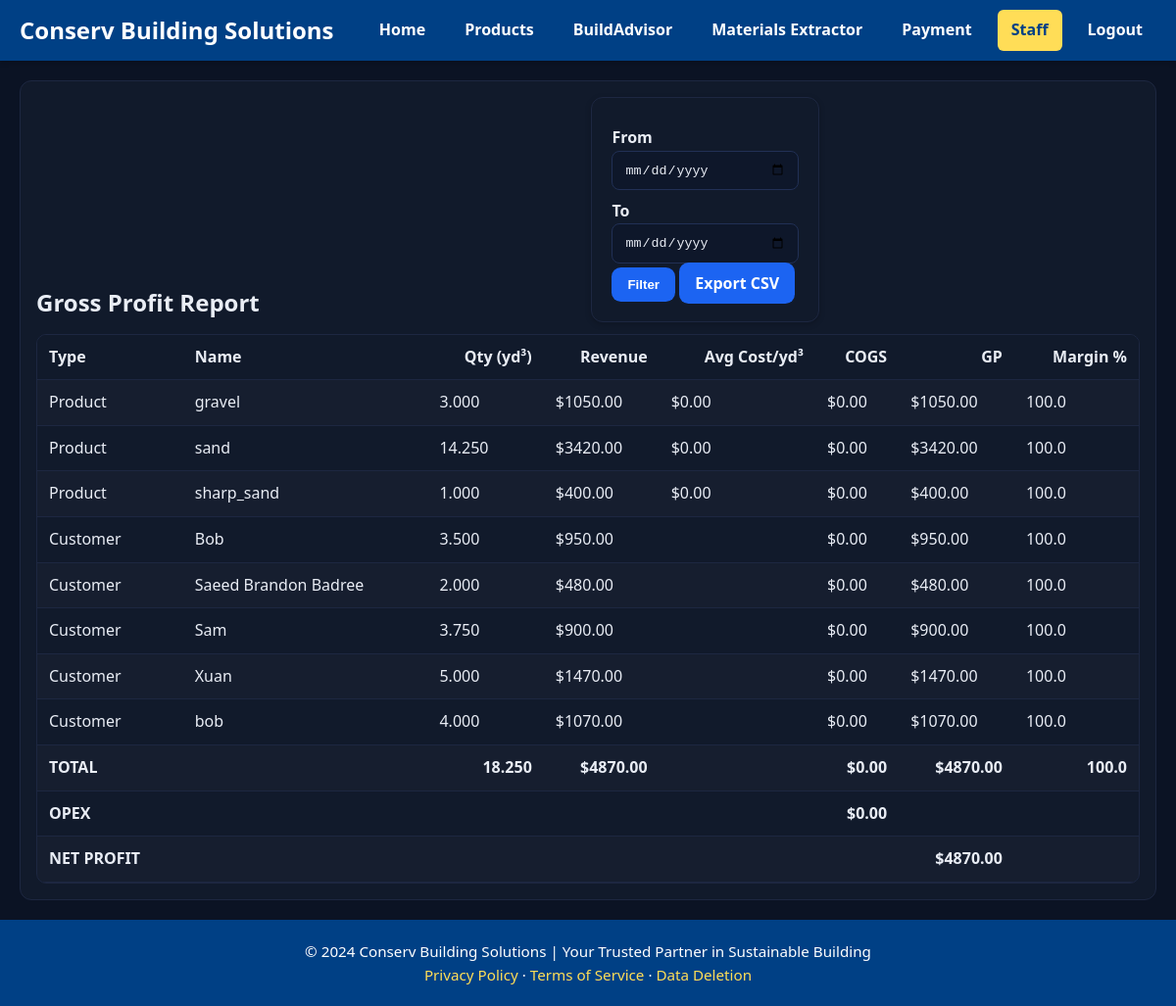
Screenshot of /staff/reports/gp (signed in) with the database file from the repository.
### app.py (models this page shows)
class SalesReceiptLine(db.Model):
    id          = db.Column(db.Integer, primary_key=True)
    receipt_id  = db.Column(db.Integer, db.ForeignKey("sales_receipt.id"), nullable=False)
    item_name   = db.Column(db.String(200), nullable=False)
    material_key= db.Column(db.String(100), nullable=True)
    unit        = db.Column(db.String(20), nullable=False, default="yd3")
    quantity    = db.Column(db.Float, nullable=False)
    unit_price  = db.Column(db.Float, nullable=False)
    line_total  = db.Column(db.Float, nullable=False)

class SalesReceipt(db.Model):
    id            = db.Column(db.Integer, primary_key=True)
    receipt_no    = db.Column(db.String(50), nullable=True)
    customer_name = db.Column(db.String(200), nullable=True)
    customer_phone = db.Column(db.String(50), nullable=True)
    customer_address = db.Column(db.String(400), nullable=True)
    customer_lat  = db.Column(db.Float, nullable=True)
    customer_lng  = db.Column(db.Float, nullable=True)
    created_by    = db.Column(db.Integer, db.ForeignKey("user.id"), nullable=True)
    created_at    = db.Column(db.DateTime, default=datetime.utcnow)
    subtotal      = db.Column(db.Float, nullable=True)
    tax           = db.Column(db.Float, nullable=True)
    total         = db.Column(db.Float, nullable=True)
    notes         = db.Column(db.String(300), nullable=True)
    lines         = db.relationship("SalesReceiptLine", backref="receipt", lazy=True)

### app.py (the view, shortened to what this page needs)
@app.get("/staff/reports/gp")
@staff_required
def staff_reports_gp():
    from_date = (request.args.get("from") or "").strip() or None
    to_date = (request.args.get("to") or "").strip() or None
    fmt = (request.args.get("format") or "").strip().lower()
    q = db.session.query(SalesReceipt, SalesReceiptLine).join(SalesReceiptLine, SalesReceiptLine.receipt_id == SalesReceipt.id)
    if from_date:
        q = q.filter(SalesReceipt.created_at >= datetime.strptime(from_date, "%Y-%m-%d"))
    if to_date:
        q = q.filter(SalesReceipt.created_at < datetime.strptime(to_date, "%Y-%m-%d") + timedelta(days=1))
    rows = q.all()
    sales = {}
    for r, li in rows:
        product = normalize_material_name(li.material_key or li.item_name)
        if product == "other":
            continue
        qty_raw = float(li.quantity or 0.0)
        unit = (li.unit or 'yd3').lower()
        if product not in sales:
            sales[product] = {"qty_yd3_total": 0.0, "qty_yd3_bag": 0.0, "revenue": 0.0}
        if unit in ('bag','bags'):
            bag_yd3 = to_yd3(qty_raw, unit, product)
            yd3_total = bag_yd3
            sales[product]["qty_yd3_bag"] += bag_yd3
        else:
            bag_yd3 = 0.0
            yd3_total = to_yd3(qty_raw, unit, product)
            if unit == 'yd3':
                yd3_total = qty_raw
        price = float(li.unit_price or 0.0)
        revenue = float(li.line_total or (qty_raw * price))
        sales[product]["qty_yd3_total"] += yd3_total
        sales[product]["revenue"] += revenue
    avg_cost = _compute_weighted_avg_cost(from_date, to_date)
    data = []
    grand_qty = 0.0
    grand_revenue = 0.0
    grand_cogs = 0.0
    for product in sorted(sales.keys()):
        qty = sales[product]["qty_yd3_total"]
        revenue = sales[product]["revenue"]
        cost_per_yd3 = float(avg_cost.get(product, 0.0))
        packaging_cost_per_yd3 = BAG_COST_PER_BAG * BAGS_PER_YD3 if product in ("sand","gravel","sharp_sand") else 0.0
        bag_qty_yd3 = sales[product].get("qty_yd3_bag", 0.0)
        cogs = (cost_per_yd3 * qty) + (packaging_cost_per_yd3 * bag_qty_yd3)
        gp = revenue - cogs
        margin = (gp / revenue * 100.0) if revenue > 0 else 0.0
        data.append({
            "product": product,
            "qty_yd3": qty,
            "revenue": revenue,
            "avg_cost_yd3": cost_per_yd3,
            "cogs": cogs,
            "gp": gp,
            "margin": margin,
        })
        grand_qty += qty
        grand_revenue += revenue
        grand_cogs += cogs
    grand = {
        "qty_yd3": grand_qty,
        "revenue": grand_revenue,
        "cogs": grand_cogs,
        "gp": (grand_revenue - grand_cogs),
        "margin": (((grand_revenue - grand_cogs) / grand_revenue) * 100.0) if grand_revenue > 0 else 0.0,
    }
    by_customer_map = {}
    for r, li in rows:
        product = normalize_material_name(li.material_key or li.item_name)
        if product == "other":
            continue
        qty_raw = float(li.quantity or 0.0)
        unit = (li.unit or 'yd3').lower()
        if unit in ('bag','bags'):
            bag_qty_yd3 = to_yd3(qty_raw, unit, product)
            yd3_total = bag_qty_yd3
        else:
            bag_qty_yd3 = 0.0
            yd3_total = to_yd3(qty_raw, unit, product)
            if unit == 'yd3':
                yd3_total = qty_raw
        revenue = float(li.line_total or (qty_raw * float(li.unit_price or 0.0)))
        cost_per_yd3 = float(avg_cost.get(product, 0.0))
        packaging_cost_per_yd3 = BAG_COST_PER_BAG * BAGS_PER_YD3 if product in ("sand","gravel","sharp_sand") else 0.0
        cogs = (cost_per_yd3 * yd3_total) + (packaging_cost_per_yd3 * bag_qty_yd3)
        customer = (r.customer_name or "Unknown").strip() or "Unknown"
        if customer not in by_customer_map:
            by_customer_map[customer] = {"customer": customer, "qty_yd3": 0.0, "revenue": 0.0, "cogs": 0.0}
        by_customer_map[customer]["qty_yd3"] += yd3_total
        by_customer_map[customer]["revenue"] += revenue
        by_customer_map[customer]["cogs"] += cogs
    by_customer = []
    for cust, d in sorted(by_customer_map.items()):
        gp = d["revenue"] - d["cogs"]
        margin = (gp / d["revenue"] * 100.0) if d["revenue"] > 0 else 0.0
        by_customer.append({
            "customer": cust,
            "qty_yd3": d["qty_yd3"],
            "revenue": d["revenue"],
            "cogs": d["cogs"],
            "gp": gp,
            "margin": margin,
        })
    opex_q = Expense.query
    if from_date:
        try:
            opex_q = opex_q.filter(Expense.date_dt >= datetime.strptime(from_date, "%Y-%m-%d").date())
        except Exception:
            pass
    if to_date:
        try:
            opex_q = opex_q.filter(Expense.date_dt <= datetime.strptime(to_date, "%Y-%m-%d").date())
        except Exception:
            pass
    opex_total = sum(float(e.amount or 0.0) for e in opex_q.all())
    net_profit = (grand["gp"] - opex_total)
    return render_template("staff/reports_gp.html", rows=data, from_date=from_date, to_date=to_date, grand=grand, by_customer=by_customer, opex_total=opex_total, net_profit=net_profit)

### templates/staff/reports_gp.html (shortened to what this page needs)
{% extends "base.html" %}
{% block content %}
<section class="card" style="padding:16px;">
  <header style="display:flex; justify-content:space-between; gap:12px; align-items:end;">
    <h2>Gross Profit Report</h2>
    <form method="get" action="">
      <label>From <input type="date" name="from" value="{{ from_date or '' }}"/></label>
      <label>To <input type="date" name="to" value="{{ to_date or '' }}"/></label>
      <button class="btn" type="submit">Filter</button>
      <a class="btn" href="?format=csv{% if from_date %}&from={{ from_date }}{% endif %}{% if to_date %}&to={{ to_date }}{% endif %}">Export CSV</a>
    </form>
  </header>
  <div class="table-wrap" style="margin-top:12px;">
    <table class="report-table" id="tbl-gp">
      <thead>
        <tr>
          <th data-type="text">Type</th><th data-type="text">Name</th><th class="numeric" data-type="number">Qty (yd³)</th><th class="numeric" data-type="number">Revenue</th>
          <th class="numeric" data-type="number">Avg Cost/yd³</th><th class="numeric" data-type="number">COGS</th><th class="numeric" data-type="number">GP</th><th class="numeric" data-type="number">Margin %</th>
        </tr>
      </thead>
      <tbody>
      {% for r in rows %}
        <tr>
          <td>Product</td>
          <td>{{ r.product }}</td>
          <td>{{ '%.3f' % r.qty_yd3 }}</td>
          <td>${{ '%.2f' % r.revenue }}</td>
          <td>${{ '%.2f' % r.avg_cost_yd3 }}</td>
          <td>${{ '%.2f' % r.cogs }}</td>
          <td>${{ '%.2f' % r.gp }}</td>
          <td>{{ '%.1f' % r.margin }}</td>
        </tr>
      {% endfor %}
      {% for r in by_customer %}
        <tr>
          <td>Customer</td>
          <td>{{ r.customer }}</td>
          <td>{{ '%.3f' % r.qty_yd3 }}</td>
          <td>${{ '%.2f' % r.revenue }}</td>
          <td></td>
          <td>${{ '%.2f' % r.cogs }}</td>
          <td>${{ '%.2f' % r.gp }}</td>
          <td>{{ '%.1f' % r.margin }}</td>
        </tr>
      {% endfor %}
        {% if grand %}
          <tr class="row-total">
            <td><strong>TOTAL</strong></td>
            <td></td>
            <td class="numeric"><strong>{{ '%.3f' % grand.qty_yd3 }}</strong></td>
            <td class="numeric"><strong>${{ '%.2f' % grand.revenue }}</strong></td>
            <td></td>
            <td class="numeric"><strong>${{ '%.2f' % grand.cogs }}</strong></td>
            <td class="numeric"><strong>${{ '%.2f' % grand.gp }}</strong></td>
            <td class="numeric"><strong>{{ '%.1f' % grand.margin }}</strong></td>
          </tr>
          <tr class="row-total">
            <td><strong>OPEX</strong></td>
            <td></td>
            <td></td>
            <td></td>
            <td></td>
            <td class="numeric"><strong>${{ '%.2f' % (opex_total or 0) }}</strong></td>
            <td></td>
            <td></td>
          </tr>
          <tr class="row-total">
            <td><strong>NET PROFIT</strong></td>
            <td></td>
            <td></td>
            <td></td>
            <td></td>
            <td></td>
            <td class="numeric"><strong>${{ '%.2f' % (net_profit or 0) }}</strong></td>
            <td></td>
          </tr>
        {% endif %}
      </tbody>
    </table>
  </div>
</section>
{% endblock %}

### templates/base.html (shortened to what this page needs)
<!DOCTYPE html>
<html lang="en">
<head>
    <link rel="stylesheet" href="/static/styles.css">
</head>
<body>
    <nav class="navbar">
        <div class="nav-container">
            <a href="{{ url_for('index') }}" class="brand">Conserv Building Solutions</a>
            <div class="nav-links" id="nav-links">
                <a href="{{ url_for('index') }}" class="{% if request.endpoint == 'index' %}active{% endif %}">Home</a>
                <a href="{{ url_for('products') }}" class="{% if request.endpoint == 'products' %}active{% endif %}">Products</a>
                <a href="{{ url_for('buildadvisor') }}" class="{% if request.endpoint == 'buildadvisor' %}active{% endif %}">BuildAdvisor</a>
                <a href="{{ url_for('upload_page') }}" class="{% if request.endpoint == 'upload_page' %}active{% endif %}">Materials Extractor</a>
                {% if current_user.is_authenticated %}
                    <a href="{{ url_for('payment') }}" class="{% if request.endpoint == 'payment' %}active{% endif %}">Payment</a>
                    {% if current_user.is_staff %}
                        <div class="dropdown" aria-expanded="false">
                          <a class="dropdown-toggle {% if request.endpoint in ['staff_reports_purchases','staff_reports_sales','staff_reports_gp','staff_expenses_list','staff_expense_new','staff_purchases_list','staff_purchase_new','staff_billing'] %}active{% endif %}" href="#" onclick="toggleStaffDropdown(event)">Staff</a>
                        </div>
                    {% endif %}
                    <a href="{{ url_for('logout') }}" class="{% if request.endpoint == 'logout' %}active{% endif %}">Logout</a>
                {% else %}
                    <a href="{{ url_for('login') }}" class="{% if request.endpoint == 'login' %}active{% endif %}">Login</a>
                    <a href="{{ url_for('signup') }}" class="{% if request.endpoint == 'signup' %}active{% endif %}">Sign Up</a>
                {% endif %}
            </div>
        </div>
    </nav>
    <main>
        {% block content %}
        {% endblock %}
    </main>
    <footer>
        <p>&copy; 2024 Conserv Building Solutions | Your Trusted Partner in Sustainable Building</p>
        <p><a href="{{ url_for('legal_privacy') }}">Privacy Policy</a> · <a href="{{ url_for('legal_terms') }}">Terms of Service</a> · <a href="{{ url_for('legal_data_deletion') }}">Data Deletion</a></p>
    </footer>
</body>
</html>

### rows the page displays
SalesReceiptLine: customer "Bob", qty_yd3 "3.500", revenue "950.00", cogs "0.00", gp "950.00", margin "100.0"
SalesReceiptLine: customer "Saeed Brandon Badree", qty_yd3 "2.000", revenue "480.00", cogs "0.00", gp "480.00", margin "100.0"
SalesReceiptLine: customer "Sam", qty_yd3 "3.750", revenue "900.00", cogs "0.00", gp "900.00", margin "100.0"
SalesReceiptLine: customer "Xuan", qty_yd3 "5.000", revenue "1470.00", cogs "0.00", gp "1470.00", margin "100.0"
SalesReceiptLine: customer "bob", qty_yd3 "4.000", revenue "1070.00", cogs "0.00", gp "1070.00", margin "100.0"

### other values shown
{{ r.product }} "gravel" "sand" "sharp_sand"
{{ '%.3f' % r.qty_yd3 }} "3.000" "14.250" "1.000"
{{ '%.2f' % r.revenue }} "1050.00" "3420.00" "400.00"
{{ '%.2f' % r.avg_cost_yd3 }} "0.00" "0.00" "0.00"
{{ '%.2f' % r.cogs }} "0.00" "0.00" "0.00"
{{ '%.2f' % r.gp }} "1050.00" "3420.00" "400.00"
{{ '%.1f' % r.margin }} "100.0" "100.0" "100.0"
{{ '%.3f' % grand.qty_yd3 }} "18.250"
{{ '%.2f' % grand.revenue }} "4870.00"
{{ '%.2f' % grand.cogs }} "0.00"
{{ '%.2f' % grand.gp }} "4870.00"
{{ '%.1f' % grand.margin }} "100.0"
{{ '%.2f' % (opex_total or 0) }} "0.00"
{{ '%.2f' % (net_profit or 0) }} "4870.00"
